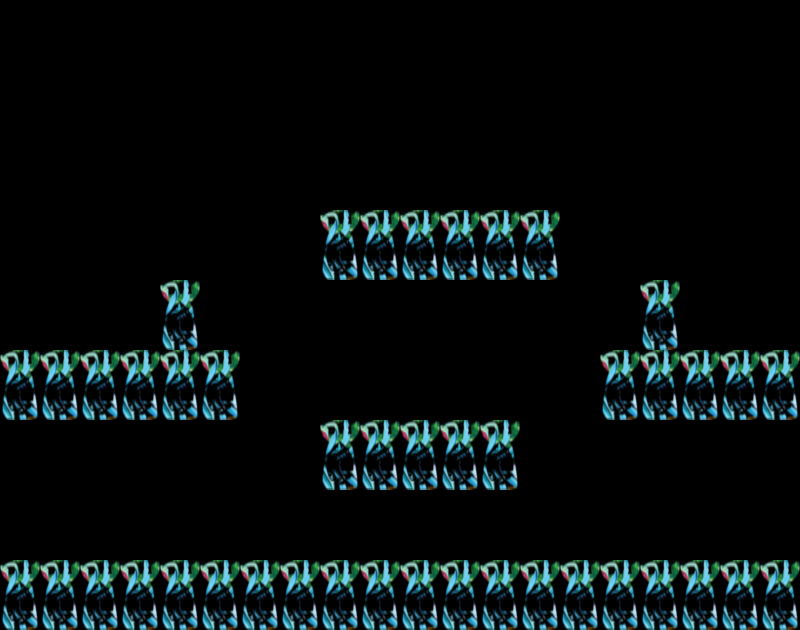

The image is a tile-based game level rendered from a .tmx file. Its description and complete source (layers, tilesets, objects, tile grids) follow:
An orthogonal 20x9 tile map with 40x70 px tiles, 1 tile layer (Tile Layer 1).

<map version="1.0" orientation="orthogonal" renderorder="right-down" width="20" height="9" tilewidth="40" tileheight="70" nextobjectid="1">
 <tileset firstgid="1" name="tileset" tilewidth="40" tileheight="70" spacing="2" tilecount="1" columns="1">
  <image source="../Google Drive/images/tileset.png" width="40" height="70" />
 </tileset>
 <layer name="Tile Layer 1" width="20" height="9">
  <data encoding="csv">
0,0,0,0,0,0,0,0,0,0,0,0,0,0,0,0,0,0,0,0,
0,0,0,0,0,0,0,0,0,0,0,0,0,0,0,0,0,0,0,0,
0,0,0,0,0,0,0,0,0,0,0,0,0,0,0,0,0,0,0,0,
0,0,0,0,0,0,0,0,1,1,1,1,1,1,0,0,0,0,0,0,
0,0,0,0,1,0,0,0,0,0,0,0,0,0,0,0,1,0,0,0,
1,1,1,1,1,1,0,0,0,0,0,0,0,0,0,1,1,1,1,1,
0,0,0,0,0,0,0,0,1,1,1,1,1,0,0,0,0,0,0,0,
0,0,0,0,0,0,0,0,0,0,0,0,0,0,0,0,0,0,0,0,
1,1,1,1,1,1,1,1,1,1,1,1,1,1,1,1,1,1,1,1
</data>
 </layer>
</map>